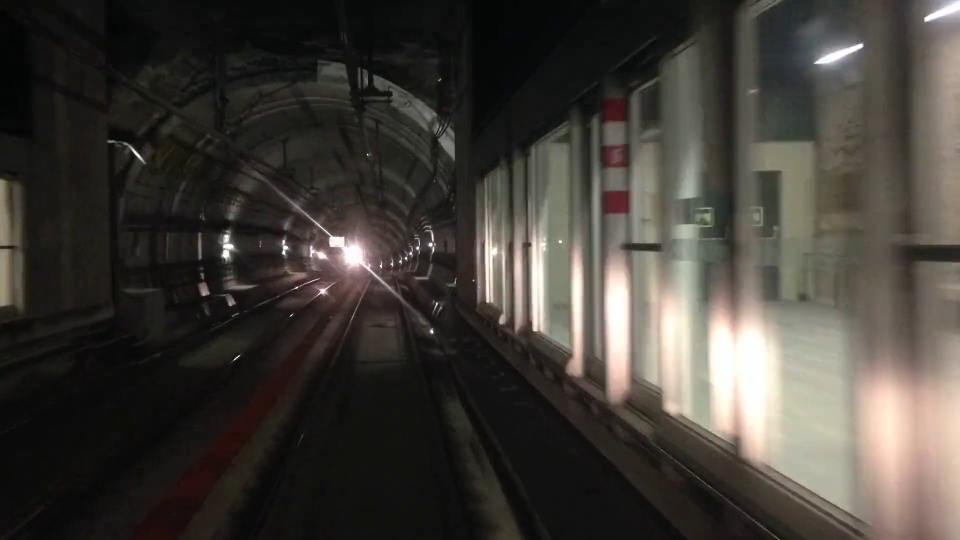
#> input picture kang240.jpg, 1920 x 1080 px (shown at 1/2 size)
$ python points.py
#> lines starting #> are read from the running program, lines starting #| are printed output that depends on the picture; after the words box and inside, x2 and y2 are one past the last pixel; in counts of white or black regions, pixels touching at a corner belong together
import cv2
import numpy as np
from matplotlib import pyplot as plt
img=cv2.imread('kang240.jpg')
#> img is the input picture: shape (1080, 1920, 3); mean B, G, R 56.1, 61.8, 65.8
img=cv2.circle(img,(490,1080),20,(0,255,0),-1)
#> img: shape (1080, 1920, 3); 0.03% of pixels changed, all inside (x1, y1, x2, y2) = (471, 1060, 510, 1080)
img=cv2.circle(img,(1000,1080),20,(0,255,0),-1)
#> img: shape (1080, 1920, 3); mean B, G, R 56, 61.9, 65.8
img=cv2.circle(img,(940,400),20,(255,255,0),-1)
points=np.array([[875,400],[500,1080],[1000,1080]],np.int32)
img=cv2.polylines(img,[points],True,(0,255,0),10)
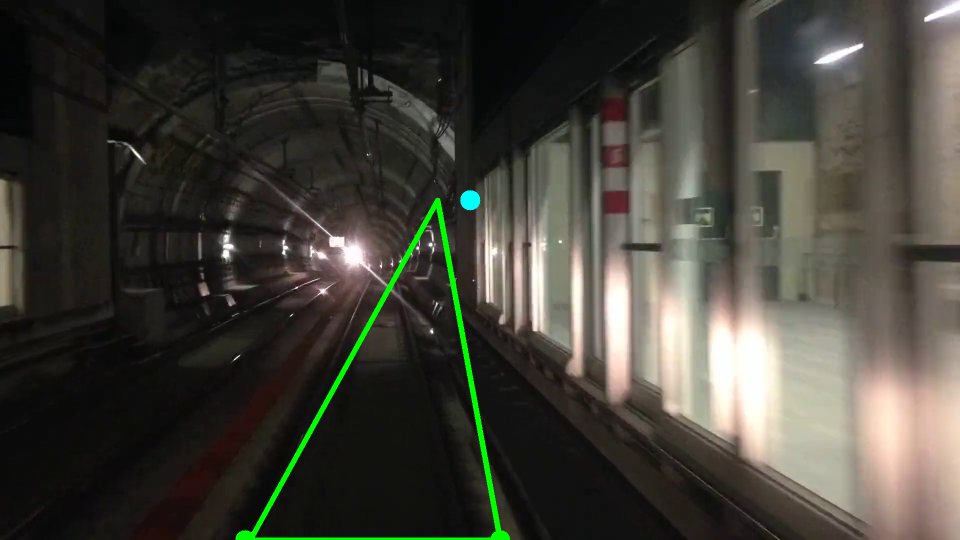
#> img: shape (1080, 1920, 3) (shown at 1/2 size); mean B, G, R 55.9, 64, 65.5
plt.imshow(img)
plt.show()
cv2.waitKey(0)
cv2.destroyAllWindows()

$ run again, with kang106.jpg copied over kang240.jpg
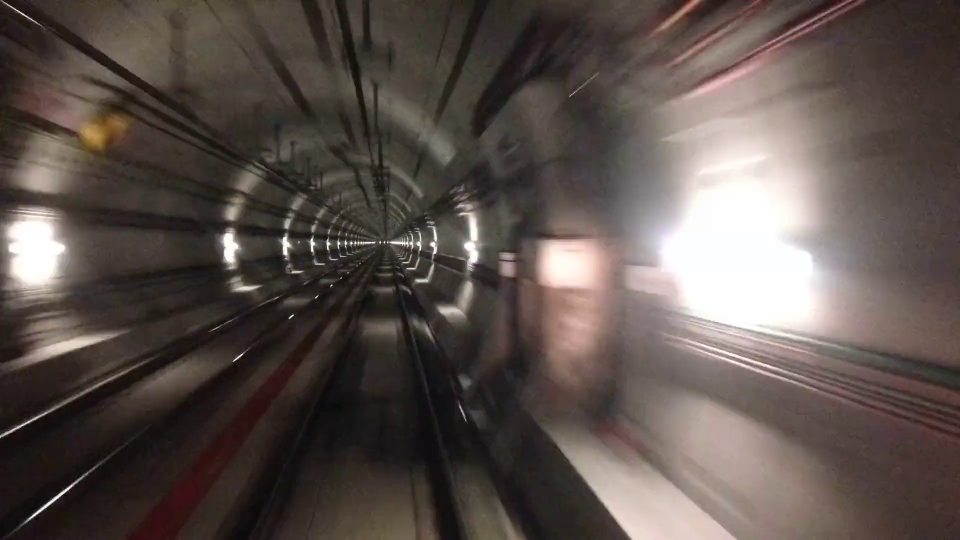
#> input picture kang106.jpg, 1920 x 1080 px (shown at 1/2 size)
#> img is the input picture: shape (1080, 1920, 3); mean B, G, R 76.3, 81.3, 91.8
#> `img=cv2.polylines(img,[points],True,(0,255,0),10)`:
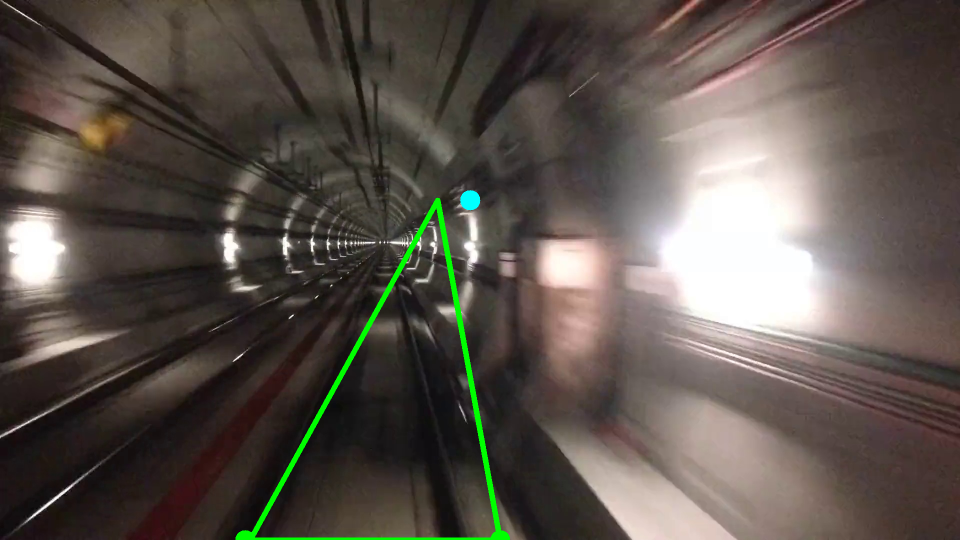
#> img: shape (1080, 1920, 3) (shown at 1/2 size); mean B, G, R 76, 83.3, 91.3

$ run again, with kang111.jpg copied over kang240.jpg
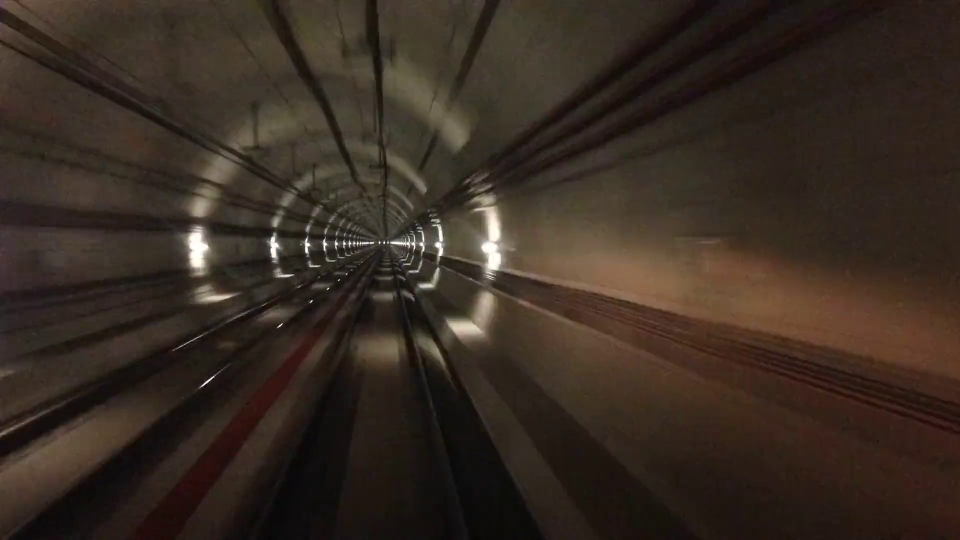
#> input picture kang111.jpg, 1920 x 1080 px (shown at 1/2 size)
#> img is the input picture: shape (1080, 1920, 3); mean B, G, R 34.5, 43.7, 55.5
#> `img=cv2.polylines(img,[points],True,(0,255,0),10)`:
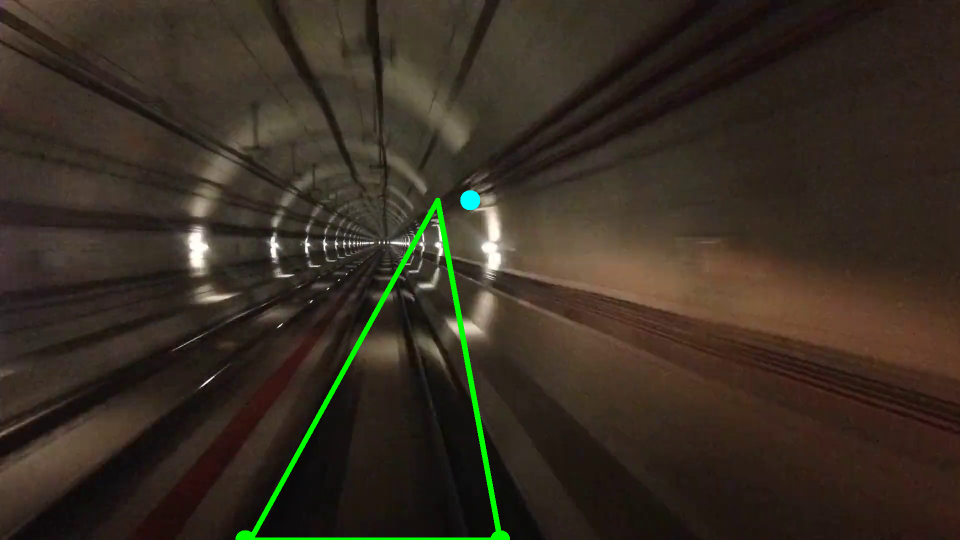
#> img: shape (1080, 1920, 3) (shown at 1/2 size); mean B, G, R 34.3, 45.8, 55.1

$ run again, with kang115.jpg copied over kang240.jpg
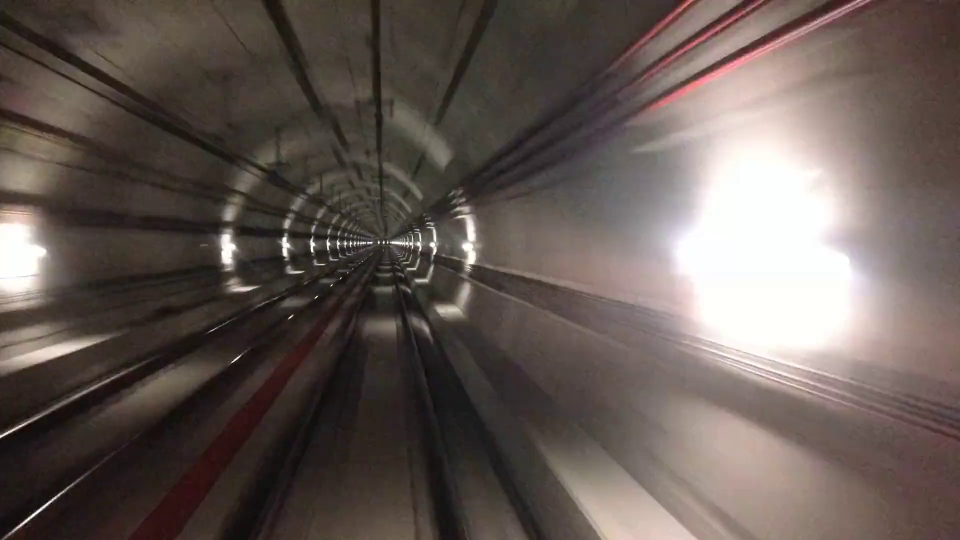
#> input picture kang115.jpg, 1920 x 1080 px (shown at 1/2 size)
#> img is the input picture: shape (1080, 1920, 3); mean B, G, R 84.3, 89.6, 100.7
#> `img=cv2.polylines(img,[points],True,(0,255,0),10)`:
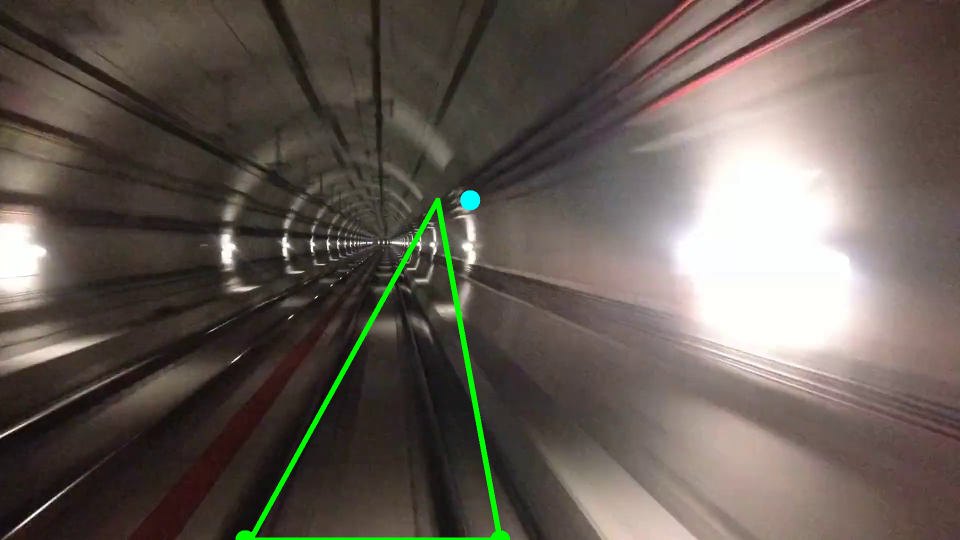
#> img: shape (1080, 1920, 3) (shown at 1/2 size); mean B, G, R 84, 91.6, 100.2
